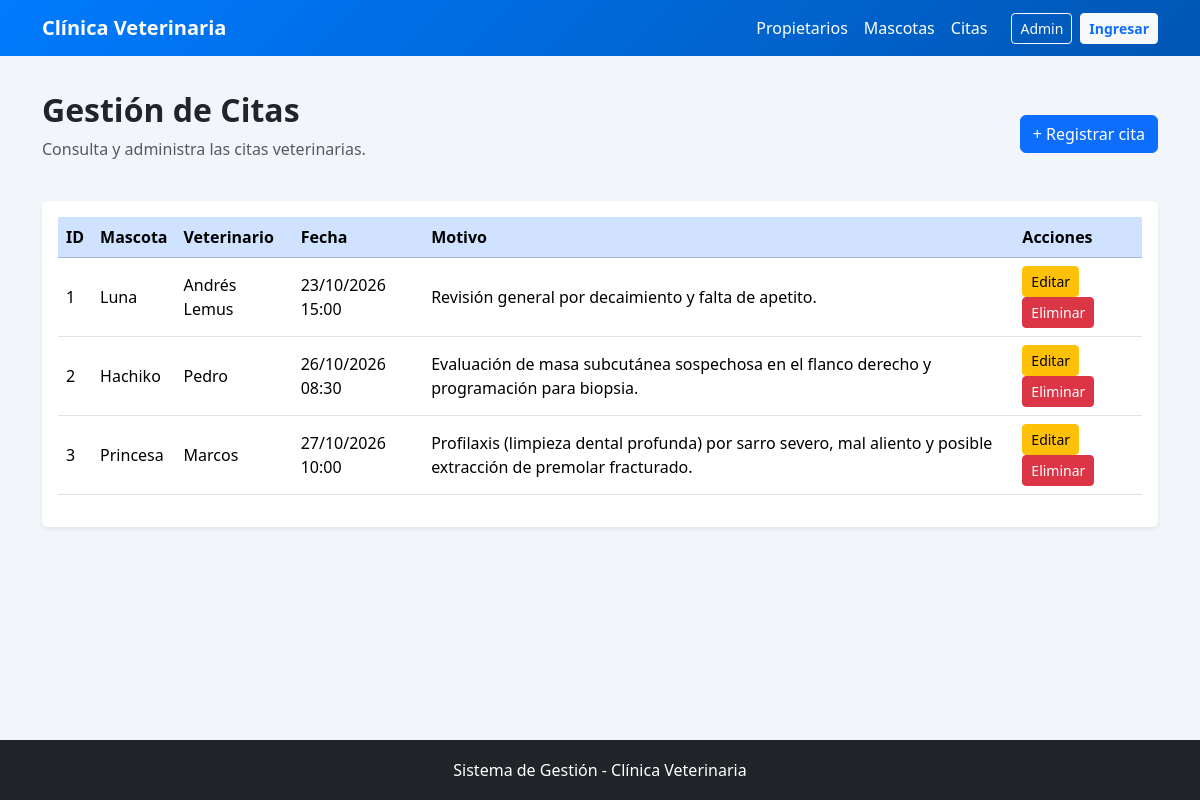
/citas/, run on an earlier commit of the app's database.
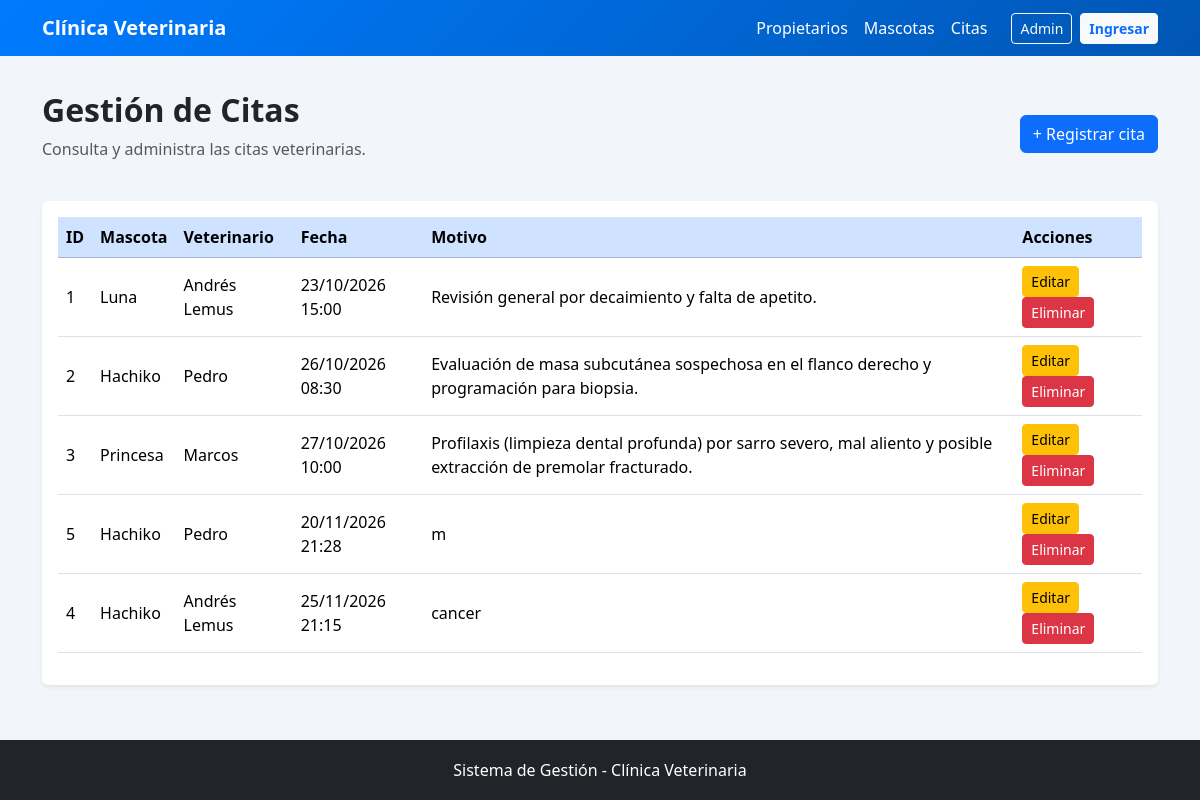
And on a later commit of the database.
### citas/models.py (models this page shows, shortened)
class Cita(models.Model):
    pk_cita_id = models.AutoField(primary_key=True)
    mascota = models.ForeignKey(
        Mascota,
        on_delete=models.PROTECT,
        db_column='fk_mas_id'
    )
    veterinario = models.ForeignKey(
        Veterinario,
        on_delete=models.PROTECT,
        db_column='fk_vet_id'
    )
    fecha = models.DateTimeField()
    motivo = models.TextField()

### mascotas/models.py (models this page shows, shortened)
class Mascota(models.Model):
    pk_mas_id = models.AutoField(primary_key=True)
    nombre = models.CharField(max_length=50)
    especie = models.CharField(max_length=30)
    raza = models.CharField(max_length=30)
    fecha_nacimiento = models.DateField()
    propietario = models.ForeignKey(Propietario, on_delete=models.CASCADE, db_column='fk_pro_id')

### veterinarios/models.py (models this page shows, shortened)
class Veterinario(models.Model):
    pk_vet_id = models.AutoField(primary_key=True)
    tarjeta_profesional = models.CharField(max_length=30, unique=True)
    nombre = models.CharField(max_length=100)
    especialidad = models.CharField(max_length=100)

### citas/views.py (the view)
# urls.py: path('', CitaListView.as_view(), name='listar'),
class CitaListView(ListView):
    model = Cita
    template_name = 'citas/cita_list.html'
    context_object_name = 'citas'
    ordering = ['fecha']

### citas/templates/citas/cita_list.html (shortened to what this page needs)
{% extends 'base.html' %}
{% block content %}
<div class="d-flex justify-content-between align-items-center mb-4">
    <div>
        <h2 class="fw-bold">Gestión de Citas</h2>
        <p class="text-muted">Consulta y administra las citas veterinarias.</p>
    </div>
    <a href="{% url 'citas:crear' %}" class="btn btn-primary">
        + Registrar cita
    </a>
</div>
<div class="card border-0 shadow-sm">
    <div class="card-body">
        {% if citas %}
        <div class="table-responsive">
            <table class="table table-hover align-middle">
                <thead class="table-primary">
                    <tr>
                        <th>ID</th>
                        <th>Mascota</th>
                        <th>Veterinario</th>
                        <th>Fecha</th>
                        <th>Motivo</th>
                        <th>Acciones</th>
                    </tr>
                </thead>
                <tbody>
                    {% for cita in citas %}
                    <tr>
                        <td>{{ cita.pk }}</td>
                        <td>{{ cita.mascota.nombre }}</td>
                        <td>{{ cita.veterinario.nombre }}</td>
                        <td>{{ cita.fecha|date:"d/m/Y H:i" }}</td>
                        <td>{{ cita.motivo }}</td>
                        <td>
                            <a href="{% url 'citas:editar' cita.pk %}"
                               class="btn btn-warning btn-sm">
                                Editar
                            </a>
                            <a href="{% url 'citas:eliminar' cita.pk %}"
                               class="btn btn-danger btn-sm">
                                Eliminar
                            </a>
                        </td>
                    </tr>
                    {% endfor %}
                </tbody>
            </table>
        </div>
        {% else %}
            <div class="alert alert-info mb-0">
                Todavía no hay citas registradas.
            </div>
        {% endif %}
    </div>
</div>
{% endblock %}

What changed in the data, as far as the page shows it:
added Cita: pk "5", mascota.nombre "Hachiko", veterinario.nombre "Pedro", fecha "20/11/2026 21:28", motivo "m"
added Cita: pk "4", mascota.nombre "Hachiko", veterinario.nombre "Andrés Lemus", fecha "25/11/2026 21:15", motivo "cancer"
